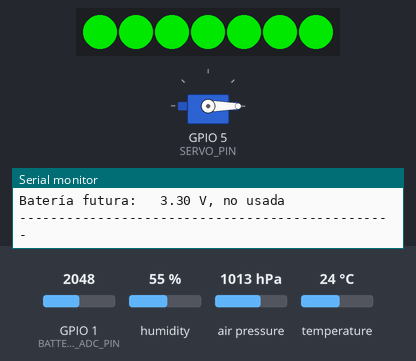
A program run on a simulated ESP32-S3. On the bench: 7 RGB LEDs in strip order, left to right, servo, the last lines printed to the serial monitor. The test bench sets the inputs (shaded band); at power-on: temperature 24 °C, humidity 55 %, GPIO 1 (BATTERY_ADC_PIN) = 2048, air pressure 1013 hPa (analog values on the 0–4095 scale). Dim RGB values are drawn brighter than linear; I2S audio is not simulated (input reads silence).

Above: at 7.9 s.
8.0 s: temperature set to 26.1 °C
13.5 s: temperature set to 27.4 °C
At 18.6 s:
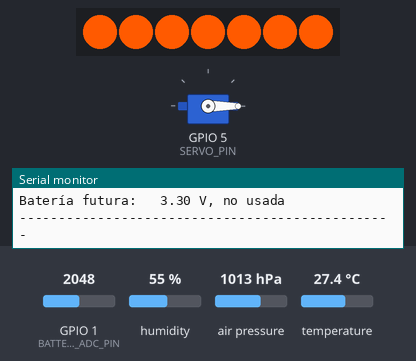
19.0 s: humidity set to 68 %
At 23.7 s:
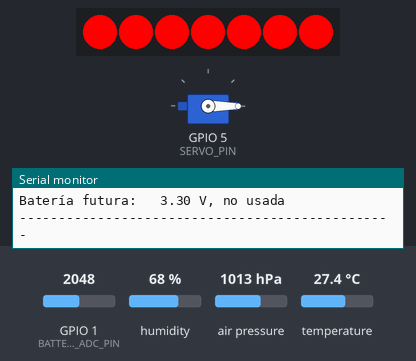
24.5 s: humidity set to 22 %
At 28.7 s:
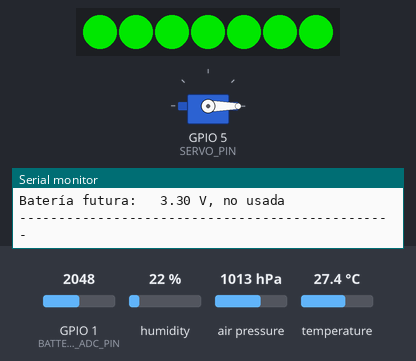
30.0 s: humidity set to 40 %
At 33.7 s:
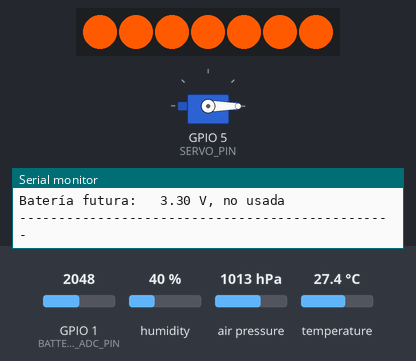
Timing chart, 0 to 35.2 s (numbered marks = the images above; inputs shaded):
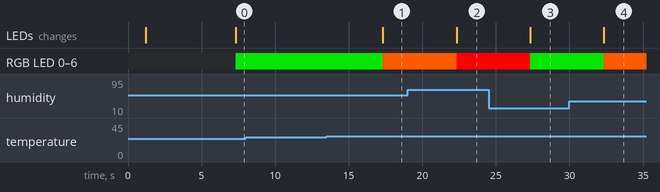

The program:

main.cpp
```cpp
/*
  Classroom Noise Indicator - ESP32-S3 - v1

  Función:
  - Lee un micrófono I2S tipo INMP441/HW-906CD.
  - Clasifica el ruido de una clase en 3 estados:
      QUIET, MEDIUM_NOISE, HIGH_NOISE.
  - Deja preparado BATTERY_RESERVED para una futura lectura de batería.
  - Mueve un servo 180º suavemente.
  - El servo mueve el bloque con relación 2:1, así que:
      45º servo = 90º bloque.
  - Lee un BME280 y pone una tira NeoPixel de 7 LEDs:
      verde = confort OK,
      naranja = cerca del límite,
      rojo = supera el límite.

  Notas importantes:
  - El servo NO debe alimentarse desde el pin 5V/3V3 del ESP32-S3.
    Usa fuente externa de 5V para el servo y une GND de la fuente con GND del ESP32-S3.
  - El micrófono I2S va a 3.3V.
  - El pin L/R del micrófono se conecta a GND para canal izquierdo.
*/

#include <Arduino.h>
#include <Wire.h>
#include <math.h>
#include <ESP32Servo.h>
#include <Adafruit_BME280.h>
#include <Adafruit_NeoPixel.h>
#include "driver/i2s.h"
#include "esp_intr_alloc.h"

#ifndef I2S_COMM_FORMAT_STAND_I2S
  #define I2S_COMM_FORMAT_STAND_I2S I2S_COMM_FORMAT_I2S
#endif

// ============================================================
// ======================== PINES =============================
// ============================================================

// Micrófono I2S tipo INMP441/HW-906CD
static const int I2S_SCK_PIN = 12;   // SCK / BCLK
static const int I2S_WS_PIN  = 11;   // WS / LRCLK
static const int I2S_SD_PIN  = 10;   // SD / DOUT

// Servo
static const int SERVO_PIN = 5;

// NeoPixel
static const int NEOPIXEL_PIN = 4;
static const int NEOPIXEL_COUNT = 7;

// BME280 I2C
static const int BME_SDA_PIN = 8;
static const int BME_SCL_PIN = 9;

// Batería futura: divisor 47k/47k al ADC.
// De momento está preparado pero NO se usa para cambiar el estado.
static const int BATTERY_ADC_PIN = 1;

// ============================================================
// =================== CONFIGURACIÓN GENERAL ==================
// ============================================================

static const uint32_t SERIAL_BAUD = 115200;

// Decisión de ruido cada 5 segundos
static const uint32_t DECISION_INTERVAL_MS = 5000;

// Ventana de lectura de micrófono dentro de cada ciclo
static const uint32_t NOISE_MEASUREMENT_WINDOW_MS = 1000;

// Calibración inicial del ruido ambiente
static const uint32_t CALIBRATION_SECONDS = 5;

// I2S
static const i2s_port_t I2S_PORT = I2S_NUM_0;
static const int I2S_SAMPLE_RATE = 16000;
static const size_t I2S_READ_BUFFER_SAMPLES = 256;

// Servo
static const int SERVO_MIN_US = 500;
static const int SERVO_MAX_US = 2500;
static const uint32_t SERVO_STEP_INTERVAL_MS = 20;
static const float SERVO_STEP_DEG = 1.0f;

// Como el bloque gira el doble que el servo:
// Bloque 0º   -> Servo 0º
// Bloque 90º  -> Servo 45º
// Bloque 180º -> Servo 90º
// Bloque 270º -> Servo 135º
// Bloque 360º -> Servo 180º
static const float SERVO_ANGLE_QUIET = 0.0f;
static const float SERVO_ANGLE_MEDIUM = 45.0f;
static const float SERVO_ANGLE_HIGH = 90.0f;
static const float SERVO_ANGLE_BATTERY_RESERVED = 135.0f;

// Umbrales de ruido relativos al ruido ambiente calibrado.
// Estos valores son de primera versión: probablemente tendrás que ajustarlos en clase.
static const float QUIET_TO_MEDIUM_DB_OVER_FLOOR = 7.0f;
static const float MEDIUM_TO_HIGH_DB_OVER_FLOOR = 14.0f;

// Histéresis para bajar de estado. Bajamos con umbrales más bajos que los de subida.
static const float MEDIUM_TO_QUIET_DB_OVER_FLOOR = 4.0f;
static const float HIGH_TO_MEDIUM_DB_OVER_FLOOR = 10.0f;

// Confirmaciones necesarias para aceptar un cambio de estado.
// 1 = responde cada 5 s.
// 2 = necesita dos ciclos seguidos, es decir, unos 10 s.
static const uint8_t CONFIRMATIONS_TO_CHANGE_STATE = 1;

// BME280 / confort térmico.
// En esta primera versión se usa índice de calor aproximado.
// Si la sensación térmica supera COMFORT_OK_MAX_C, se avisa.
static const float COMFORT_OK_MAX_C = 27.0f;
static const float COMFORT_WARNING_MAX_C = 29.0f;

// Batería futura con divisor 47k/47k.
static const float BATTERY_DIVIDER_RATIO = 2.0f;
static const float BATTERY_CALIBRATION = 1.0f;

// ============================================================
// ========================= OBJETOS ==========================
// ============================================================

Servo servo;
Adafruit_BME280 bme;
Adafruit_NeoPixel pixels(NEOPIXEL_COUNT, NEOPIXEL_PIN, NEO_GRB + NEO_KHZ800);

// ============================================================
// ========================= ESTADOS ==========================
// ============================================================

enum SystemState {
  QUIET,
  MEDIUM_NOISE,
  HIGH_NOISE,
  BATTERY_RESERVED
};

struct BMEData {
  bool ok = false;
  float temperatureC = NAN;
  float humidityPct = NAN;
  float pressureHpa = NAN;
  float comfortC = NAN;
};

SystemState currentState = QUIET;
SystemState pendingState = QUIET;
uint8_t pendingStateCount = 0;

float noiseFloorDb = 0.0f;
float lastNoiseDb = 0.0f;
float lastRelativeNoiseDb = 0.0f;

float currentServoAngle = SERVO_ANGLE_QUIET;
float targetServoAngle = SERVO_ANGLE_QUIET;
uint32_t lastServoStepMs = 0;
uint32_t lastDecisionMs = 0;

bool bmeAvailable = false;

// ============================================================
// =================== DECLARACIÓN FUNCIONES ==================
// ============================================================

bool setupI2S();
float readNoiseLevel(uint32_t windowMs);
void calibrateNoiseFloor();
SystemState calculateCandidateNoiseState(float relativeDb);
void updateNoiseState(float relativeDb);
const char* stateToString(SystemState state);
float stateToServoAngle(SystemState state);
void setServoTargetForState(SystemState state);
void moveServoSmooth();
bool setupBME280();
BMEData readBME280();
float calculateComfortValue(float tempC, float humidityPct);
void updateNeoPixels(const BMEData& data);
float readBatteryReserved();
void printStatus(const BMEData& data);

// ============================================================
// ========================== SETUP ===========================
// ============================================================

void setup() {
  Serial.begin(SERIAL_BAUD);
  delay(1200);

  Serial.println();
  Serial.println("==============================================");
  Serial.println(" Classroom Noise Indicator - ESP32-S3 - v1");
  Serial.println("==============================================");

  // ADC futuro para batería
  analogReadResolution(12);
  pinMode(BATTERY_ADC_PIN, INPUT);

  // NeoPixel
  pixels.begin();
  pixels.clear();
  pixels.show();

  // I2C / BME280
  Wire.begin(BME_SDA_PIN, BME_SCL_PIN);
  bmeAvailable = setupBME280();

  // Servo
  servo.setPeriodHertz(50);
  servo.attach(SERVO_PIN, SERVO_MIN_US, SERVO_MAX_US);
  servo.write((int)SERVO_ANGLE_QUIET);
  currentServoAngle = SERVO_ANGLE_QUIET;
  targetServoAngle = SERVO_ANGLE_QUIET;

  // I2S / micrófono
  if (!setupI2S()) {
    Serial.println("ERROR: no se pudo iniciar I2S. Revisa pines y plataforma.");
    // Seguimos para que BME/LED/servo puedan probarse.
  }

  calibrateNoiseFloor();

  currentState = QUIET;
  pendingState = QUIET;
  setServoTargetForState(currentState);

  Serial.println("Sistema iniciado.");
  Serial.println();
}

// ============================================================
// =========================== LOOP ===========================
// ============================================================

void loop() {
  // Movimiento suave del servo. Se llama siempre y no bloquea apenas.
  moveServoSmooth();

  const uint32_t now = millis();

  if (now - lastDecisionMs >= DECISION_INTERVAL_MS) {
    lastDecisionMs = now;

    lastNoiseDb = readNoiseLevel(NOISE_MEASUREMENT_WINDOW_MS);
    lastRelativeNoiseDb = lastNoiseDb - noiseFloorDb;
    if (lastRelativeNoiseDb < 0.0f) {
      lastRelativeNoiseDb = 0.0f;
    }

    updateNoiseState(lastRelativeNoiseDb);
    setServoTargetForState(currentState);

    BMEData bmeData = readBME280();
    updateNeoPixels(bmeData);

    printStatus(bmeData);
  }
}

// ============================================================
// ========================= MIC I2S ==========================
// ============================================================

bool setupI2S() {
  i2s_config_t i2sConfig = {};
  i2sConfig.mode = (i2s_mode_t)(I2S_MODE_MASTER | I2S_MODE_RX);
  i2sConfig.sample_rate = I2S_SAMPLE_RATE;
  i2sConfig.bits_per_sample = I2S_BITS_PER_SAMPLE_32BIT;
  i2sConfig.channel_format = I2S_CHANNEL_FMT_ONLY_LEFT;
  i2sConfig.communication_format = I2S_COMM_FORMAT_STAND_I2S;
  i2sConfig.intr_alloc_flags = ESP_INTR_FLAG_LEVEL1;
  i2sConfig.dma_buf_count = 8;
  i2sConfig.dma_buf_len = 256;
  i2sConfig.use_apll = false;
  i2sConfig.tx_desc_auto_clear = false;
  i2sConfig.fixed_mclk = 0;

  i2s_pin_config_t pinConfig = {};
  pinConfig.bck_io_num = I2S_SCK_PIN;
  pinConfig.ws_io_num = I2S_WS_PIN;
  pinConfig.data_out_num = I2S_PIN_NO_CHANGE;
  pinConfig.data_in_num = I2S_SD_PIN;

  esp_err_t err = i2s_driver_install(I2S_PORT, &i2sConfig, 0, NULL);
  if (err != ESP_OK) {
    Serial.printf("i2s_driver_install error: %d\n", err);
    return false;
  }

  err = i2s_set_pin(I2S_PORT, &pinConfig);
  if (err != ESP_OK) {
    Serial.printf("i2s_set_pin error: %d\n", err);
    return false;
  }

  i2s_zero_dma_buffer(I2S_PORT);
  Serial.println("I2S iniciado.");
  return true;
}

float readNoiseLevel(uint32_t windowMs) {
  int32_t samples[I2S_READ_BUFFER_SAMPLES];
  size_t bytesRead = 0;

  const uint32_t startMs = millis();
  uint32_t sampleCount = 0;

  // Welford para calcular desviación/RMS quitando DC.
  double mean = 0.0;
  double m2 = 0.0;

  while (millis() - startMs < windowMs) {
    esp_err_t err = i2s_read(
      I2S_PORT,
      (void*)samples,
      sizeof(samples),
      &bytesRead,
      pdMS_TO_TICKS(100)
    );

    if (err != ESP_OK || bytesRead == 0) {
      continue;
    }

    const size_t count = bytesRead / sizeof(int32_t);
    for (size_t i = 0; i < count; i++) {
      // INMP441 entrega 24 bits dentro de una palabra de 32 bits.
      // Para cálculo relativo no necesitamos unidades absolutas.
      const double x = (double)(samples[i] >> 8);

      sampleCount++;
      const double delta = x - mean;
      mean += delta / sampleCount;
      const double delta2 = x - mean;
      m2 += delta * delta2;
    }
  }

  if (sampleCount < 10) {
    return 0.0f;
  }

  const double variance = m2 / sampleCount;
  const double rms = sqrt(variance);

  // dB relativos, no dB SPL reales. Sirve para comparar con el ruido ambiente.
  const float db = 20.0f * log10((float)rms + 1.0f);
  return db;
}

void calibrateNoiseFloor() {
  Serial.println();
  Serial.println("Calibrando ruido ambiente...");
  Serial.println("Mantén la clase/entorno en silencio relativo.");

  float sumDb = 0.0f;
  uint32_t validReads = 0;

  for (uint32_t i = 0; i < CALIBRATION_SECONDS; i++) {
    float db = readNoiseLevel(1000);
    if (db > 0.0f) {
      sumDb += db;
      validReads++;
    }
    Serial.printf("  Calibración %lu/%lu: %.2f dB relativos\n",
                  (unsigned long)(i + 1),
                  (unsigned long)CALIBRATION_SECONDS,
                  db);
  }

  if (validReads == 0) {
    noiseFloorDb = 0.0f;
    Serial.println("AVISO: no se recibieron lecturas válidas del micrófono.");
  } else {
    noiseFloorDb = sumDb / validReads;
  }

  Serial.printf("Ruido base calibrado: %.2f dB relativos\n", noiseFloorDb);
  Serial.println();
}

// ============================================================
// ====================== MÁQUINA DE ESTADOS ==================
// ============================================================

SystemState calculateCandidateNoiseState(float relativeDb) {
  switch (currentState) {
    case QUIET:
      if (relativeDb >= MEDIUM_TO_HIGH_DB_OVER_FLOOR) return HIGH_NOISE;
      if (relativeDb >= QUIET_TO_MEDIUM_DB_OVER_FLOOR) return MEDIUM_NOISE;
      return QUIET;

    case MEDIUM_NOISE:
      if (relativeDb >= MEDIUM_TO_HIGH_DB_OVER_FLOOR) return HIGH_NOISE;
      if (relativeDb <= MEDIUM_TO_QUIET_DB_OVER_FLOOR) return QUIET;
      return MEDIUM_NOISE;

    case HIGH_NOISE:
      if (relativeDb <= HIGH_TO_MEDIUM_DB_OVER_FLOOR) {
        if (relativeDb <= MEDIUM_TO_QUIET_DB_OVER_FLOOR) return QUIET;
        return MEDIUM_NOISE;
      }
      return HIGH_NOISE;

    case BATTERY_RESERVED:
      // De momento no se activa. Si se entrase manualmente, vuelve a ruido normal.
      return QUIET;
  }

  return QUIET;
}

void updateNoiseState(float relativeDb) {
  const SystemState candidate = calculateCandidateNoiseState(relativeDb);

  if (candidate == currentState) {
    pendingState = candidate;
    pendingStateCount = 0;
    return;
  }

  if (candidate == pendingState) {
    pendingStateCount++;
  } else {
    pendingState = candidate;
    pendingStateCount = 1;
  }

  if (pendingStateCount >= CONFIRMATIONS_TO_CHANGE_STATE) {
    Serial.printf("Cambio de estado: %s -> %s\n",
                  stateToString(currentState),
                  stateToString(candidate));
    currentState = candidate;
    pendingStateCount = 0;
  }
}

const char* stateToString(SystemState state) {
  switch (state) {
    case QUIET: return "QUIET";
    case MEDIUM_NOISE: return "MEDIUM_NOISE";
    case HIGH_NOISE: return "HIGH_NOISE";
    case BATTERY_RESERVED: return "BATTERY_RESERVED";
  }
  return "UNKNOWN";
}

float stateToServoAngle(SystemState state) {
  switch (state) {
    case QUIET: return SERVO_ANGLE_QUIET;
    case MEDIUM_NOISE: return SERVO_ANGLE_MEDIUM;
    case HIGH_NOISE: return SERVO_ANGLE_HIGH;
    case BATTERY_RESERVED: return SERVO_ANGLE_BATTERY_RESERVED;
  }
  return SERVO_ANGLE_QUIET;
}

// ============================================================
// =========================== SERVO ==========================
// ============================================================

void setServoTargetForState(SystemState state) {
  targetServoAngle = stateToServoAngle(state);
}

void moveServoSmooth() {
  const uint32_t now = millis();
  if (now - lastServoStepMs < SERVO_STEP_INTERVAL_MS) {
    return;
  }
  lastServoStepMs = now;

  if (fabs(currentServoAngle - targetServoAngle) <= SERVO_STEP_DEG) {
    currentServoAngle = targetServoAngle;
    servo.write((int)round(currentServoAngle));
    return;
  }

  if (currentServoAngle < targetServoAngle) {
    currentServoAngle += SERVO_STEP_DEG;
  } else {
    currentServoAngle -= SERVO_STEP_DEG;
  }

  currentServoAngle = constrain(currentServoAngle, 0.0f, 180.0f);
  servo.write((int)round(currentServoAngle));
}

// ============================================================
// =========================== BME280 =========================
// ============================================================

bool setupBME280() {
  bool ok = bme.begin(0x76, &Wire);
  if (!ok) {
    ok = bme.begin(0x77, &Wire);
  }

  if (ok) {
    Serial.println("BME280 detectado.");
  } else {
    Serial.println("AVISO: BME280 no detectado en 0x76 ni 0x77.");
  }

  return ok;
}

BMEData readBME280() {
  BMEData data;

  if (!bmeAvailable) {
    data.ok = false;
    return data;
  }

  data.temperatureC = bme.readTemperature();
  data.humidityPct = bme.readHumidity();
  data.pressureHpa = bme.readPressure() / 100.0f;

  if (isnan(data.temperatureC) || isnan(data.humidityPct)) {
    data.ok = false;
    return data;
  }

  data.comfortC = calculateComfortValue(data.temperatureC, data.humidityPct);
  data.ok = true;
  return data;
}

float calculateComfortValue(float tempC, float humidityPct) {
  // Índice de calor aproximado.
  // Para temperaturas interiores bajas/medias, devolvemos la propia temperatura.
  // El cálculo clásico tiene sentido sobre todo a partir de aprox. 27 ºC.
  if (tempC < 27.0f) {
    return tempC;
  }

  const float T = tempC * 9.0f / 5.0f + 32.0f; // ºF
  const float R = humidityPct;

  float HI = -42.379f
             + 2.04901523f * T
             + 10.14333127f * R
             - 0.22475541f * T * R
             - 0.00683783f * T * T
             - 0.05481717f * R * R
             + 0.00122874f * T * T * R
             + 0.00085282f * T * R * R
             - 0.00000199f * T * T * R * R;

  return (HI - 32.0f) * 5.0f / 9.0f; // ºC
}

// ============================================================
// ========================== NEOPIXEL ========================
// ============================================================

void updateNeoPixels(const BMEData& data) {
  uint32_t color;

  if (!data.ok) {
    // Morado: sensor no detectado o lectura inválida.
    color = pixels.Color(80, 0, 80);
  } else if (data.comfortC > COMFORT_WARNING_MAX_C) {
    color = pixels.Color(255, 0, 0); // rojo
  } else if (data.comfortC > COMFORT_OK_MAX_C) {
    color = pixels.Color(255, 90, 0); // naranja
  } else {
    color = pixels.Color(0, 180, 0); // verde
  }

  for (int i = 0; i < NEOPIXEL_COUNT; i++) {
    pixels.setPixelColor(i, color);
  }
  pixels.show();
}

// ============================================================
// ===================== BATERÍA RESERVADA ====================
// ============================================================

float readBatteryReserved() {
  // Preparado para futuro divisor 47k/47k.
  // No se usa todavía para activar BATTERY_RESERVED.
  const int raw = analogRead(BATTERY_ADC_PIN);
  const float pinVoltage = (float)raw * 3.3f / 4095.0f;
  const float batteryVoltage = pinVoltage * BATTERY_DIVIDER_RATIO * BATTERY_CALIBRATION;
  return batteryVoltage;
}

// ============================================================
// =========================== SERIAL =========================
// ============================================================

void printStatus(const BMEData& data) {
  Serial.println("-------------------- STATUS --------------------");
  Serial.printf("Ruido bruto:      %.2f dB relativos\n", lastNoiseDb);
  Serial.printf("Ruido base:       %.2f dB relativos\n", noiseFloorDb);
  Serial.printf("Ruido sobre base: %.2f dB\n", lastRelativeNoiseDb);
  Serial.printf("Estado:           %s\n", stateToString(currentState));
  Serial.printf("Servo actual:     %.1fº\n", currentServoAngle);
  Serial.printf("Servo objetivo:   %.1fº\n", targetServoAngle);

  if (data.ok) {
    Serial.printf("Temperatura:      %.2f ºC\n", data.temperatureC);
    Serial.printf("Humedad:          %.2f %%\n", data.humidityPct);
    Serial.printf("Presión:          %.2f hPa\n", data.pressureHpa);
    Serial.printf("Confort/sens.:    %.2f ºC\n", data.comfortC);

    if (data.comfortC > COMFORT_WARNING_MAX_C) {
      Serial.println("NeoPixel:         ROJO - supera el límite");
    } else if (data.comfortC > COMFORT_OK_MAX_C) {
      Serial.println("NeoPixel:         NARANJA - cerca del límite");
    } else {
      Serial.println("NeoPixel:         VERDE - confort OK");
    }
  } else {
    Serial.println("BME280:           no disponible");
    Serial.println("NeoPixel:         MORADO - error BME280");
  }

  Serial.printf("Batería futura:   %.2f V, no usada\n", readBatteryReserved());
  Serial.println("------------------------------------------------");
  Serial.println();
}
```

Measured:
- the behaviour switches between 26.9 and 27 °C on temperature (found by bisection; images 0 and 1)
- after the input at 13.5 s, RGB LED 0–6: RGB(0, 180, 0) → RGB(255, 90, 0) after 3.8 s; the LEDs: change after 3.8 s (image 1)
- after the input at 19.0 s, RGB LED 0–6: RGB(255, 90, 0) → RGB(255, 0, 0) after 3.3 s; the LEDs: change after 3.3 s (image 2)
- after the input at 24.5 s, RGB LED 0–6: RGB(255, 0, 0) → RGB(0, 180, 0) after 2.8 s; the LEDs: change after 2.8 s (image 3)
- after the input at 30.0 s, RGB LED 0–6: RGB(0, 180, 0) → RGB(255, 90, 0) after 2.3 s; the LEDs: change after 2.3 s (image 4)
